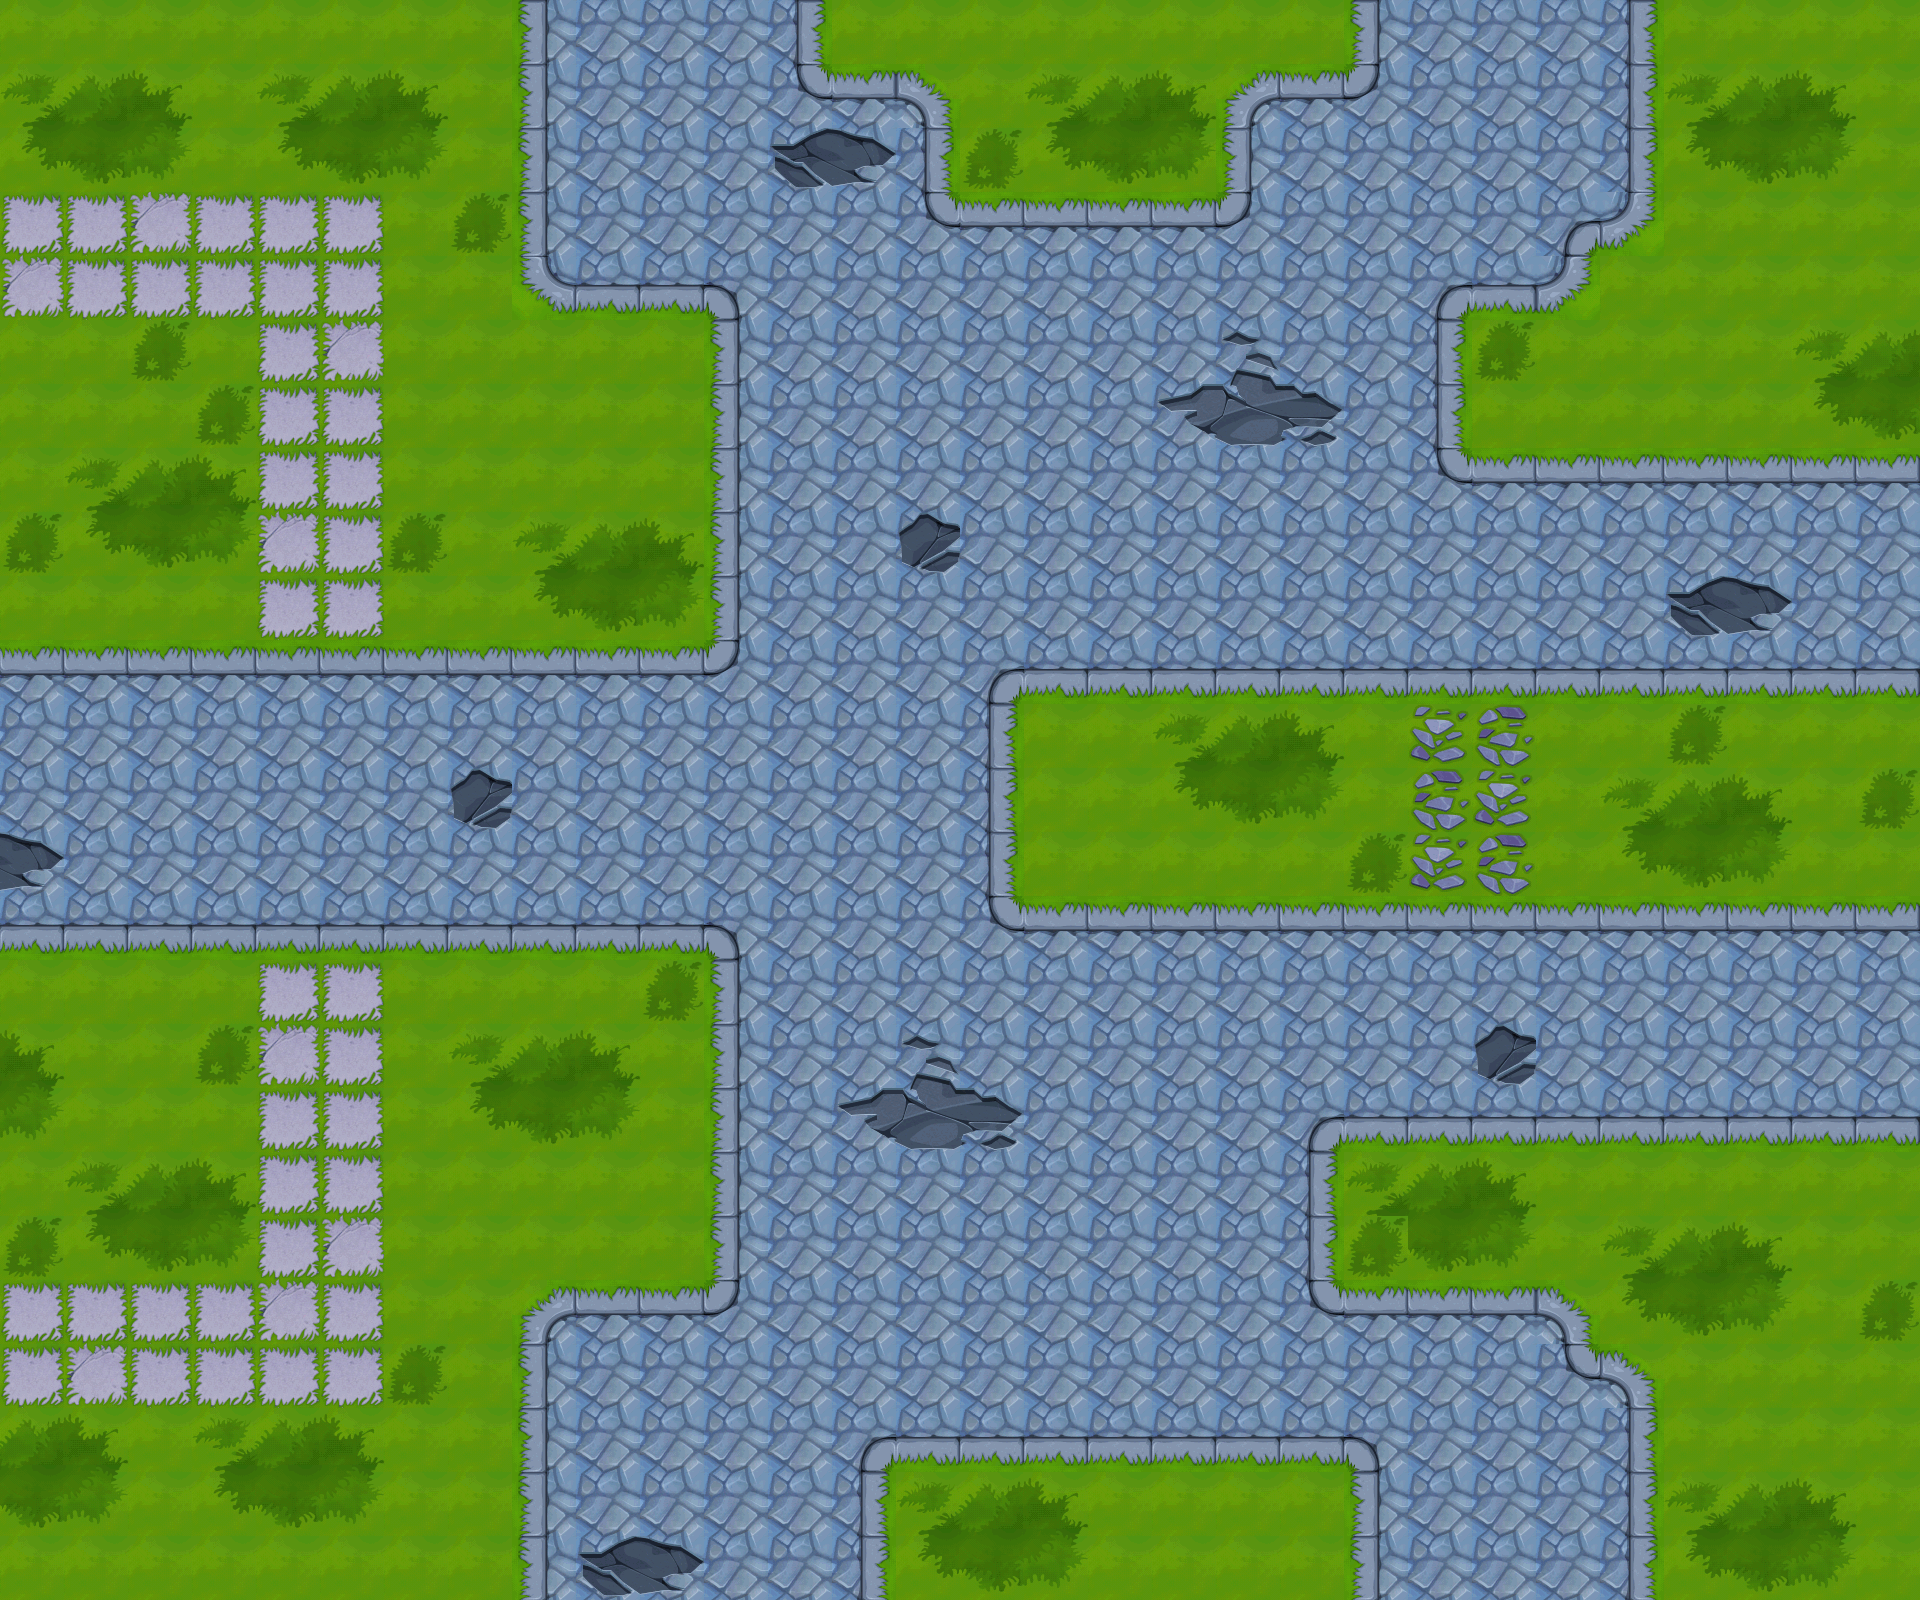

This game map was drawn from its Tiled (.tmx) file and the tilesets committed beside it. A one-line description and the trimmed map source follow:
An orthogonal 30x25 tile map with 64x64 px tiles, 1 tile layer (background), 32 tilesets and 84 objects (19x collide, collide_bullet).

<map version="1.0" orientation="orthogonal" width="30" height="25" tilewidth="64" tileheight="64">
 <tileset firstgid="1" name="bg06" tilewidth="64" tileheight="64">
  <image source="bg06.png" width="512" height="256" />
 </tileset>
 <tileset firstgid="33" name="jianzhu06_shu03" tilewidth="284" tileheight="274">
  <image source="jianzhu06_shu03.png" width="284" height="276" />
 </tileset>
 <tileset firstgid="34" name="jianzhu06_shu" tilewidth="291" tileheight="267">
  <image source="jianzhu06_shu.png" width="291" height="267" />
 </tileset>
 <tileset firstgid="35" name="jianzhu06_shu02" tilewidth="291" tileheight="267">
  <image source="jianzhu06_shu02.png" width="291" height="267" />
 </tileset>
 <tileset firstgid="36" name="jianzhu06_shitou" tilewidth="137" tileheight="83">
  <image source="jianzhu06_shitou.png" width="137" height="83" />
 </tileset>
 <tileset firstgid="37" name="jianzhu_lvhua" tilewidth="266" tileheight="142">
  <image source="jianzhu_lvhua.png" width="266" height="142" />
 </tileset>
 <tileset firstgid="38" name="jianzhu06_cao" tilewidth="125" tileheight="131">
  <image source="jianzhu06_cao.png" width="125" height="131" />
 </tileset>
 <tileset firstgid="39" name="jianzhu06_shui04" tilewidth="102" tileheight="54">
  <image source="jianzhu06_shui04.png" width="102" height="54" />
 </tileset>
 <tileset firstgid="40" name="jianzhu06_shui03" tilewidth="116" tileheight="54">
  <image source="jianzhu06_shui03.png" width="116" height="54" />
 </tileset>
 <tileset firstgid="41" name="jianzhu06_shui01" tilewidth="127" tileheight="65">
  <image source="jianzhu06_shui01.png" width="127" height="65" />
 </tileset>
 <tileset firstgid="42" name="jianzhu06_shui02" tilewidth="371" tileheight="217">
  <image source="jianzhu06_shui02.png" width="371" height="217" />
 </tileset>
 <tileset firstgid="43" name="jianzhu06_ken02" tilewidth="151" tileheight="79">
  <image source="jianzhu06_ken02.png" width="151" height="79" />
 </tileset>
 <tileset firstgid="44" name="jianzhu06_ken01" tilewidth="143" tileheight="56">
  <image source="jianzhu06_ken01.png" width="143" height="56" />
 </tileset>
 <tileset firstgid="45" name="jianzhu_xiangzi03" tilewidth="122" tileheight="76">
  <image source="jianzhu_xiangzi03.png" width="122" height="76" />
 </tileset>
 <tileset firstgid="46" name="jianzhu_xiangzi02" tilewidth="122" tileheight="126">
  <image source="jianzhu_xiangzi02.png" width="122" height="126" />
 </tileset>
 <tileset firstgid="47" name="jianzhu_xiangzi06" tilewidth="90" tileheight="113">
  <image source="jianzhu_xiangzi06.png" width="90" height="113" />
 </tileset>
 <tileset firstgid="48" name="jianzhu_xiangzi05" tilewidth="150" tileheight="170">
  <image source="jianzhu_xiangzi05.png" width="150" height="170" />
 </tileset>
 <tileset firstgid="49" name="jianzhu_xiangzi01" tilewidth="71" tileheight="80">
  <image source="jianzhu_xiangzi01.png" width="71" height="80" />
 </tileset>
 <tileset firstgid="50" name="jianzhu_xiangzi04" tilewidth="183" tileheight="126">
  <image source="jianzhu_xiangzi04.png" width="183" height="126" />
 </tileset>
 <tileset firstgid="51" name="jianzhu_xiangzi07" tilewidth="92" tileheight="112">
  <image source="jianzhu_xiangzi07.png" width="92" height="112" />
 </tileset>
 <tileset firstgid="52" name="jianzhu_qiang01" tilewidth="92" tileheight="54">
  <image source="jianzhu_qiang01.png" width="92" height="54" />
 </tileset>
 <tileset firstgid="53" name="yunbingche1" tilewidth="345" tileheight="247">
  <image source="yunbingche1.png" width="345" height="247" />
 </tileset>
 <tileset firstgid="54" name="yunbingche2" tilewidth="345" tileheight="245">
  <image source="yunbingche2.png" width="345" height="245" />
 </tileset>
 <tileset firstgid="55" name="shabao" tilewidth="113" tileheight="68">
  <image source="shabao.png" width="113" height="68" />
 </tileset>
 <tileset firstgid="56" name="jianzhu2_xiangzi0" tilewidth="192" tileheight="168">
  <image source="jianzhu2_xiangzi0.png" width="192" height="168" />
 </tileset>
 <tileset firstgid="57" name="jianzhu_xuezi01" tilewidth="242" tileheight="196">
  <image source="jianzhu_xuezi01.png" width="242" height="196" />
 </tileset>
 <tileset firstgid="58" name="jianzhu_xuezi02" tilewidth="219" tileheight="141">
  <image source="jianzhu_xuezi02.png" width="219" height="141" />
 </tileset>
 <tileset firstgid="59" name="jianzhu_xuezi03" tilewidth="192" tileheight="132">
  <image source="jianzhu_xuezi03.png" width="192" height="132" />
 </tileset>
 <tileset firstgid="60" name="jianzhu_xuezi04" tilewidth="421" tileheight="156">
  <image source="jianzhu_xuezi04.png" width="421" height="156" />
 </tileset>
 <tileset firstgid="61" name="jianzhu_xuezi05" tilewidth="180" tileheight="297">
  <image source="jianzhu_xuezi05.png" width="180" height="297" />
 </tileset>
 <tileset firstgid="62" name="jianzhu_langan" tilewidth="258" tileheight="59">
  <image source="jianzhu_langan.png" width="258" height="59" />
 </tileset>
 <tileset firstgid="63" name="pic_jingjie" tilewidth="86" tileheight="321">
  <image source="pic_jingjie.png" width="86" height="321" />
 </tileset>
 <layer name="background" width="30" height="25">
  <data>[750 cells, 750 non-empty, 32 distinct tile ids]</data>
 </layer>
 <objectgroup name="huatan1" width="30" height="25">
  <properties>
   <property name="filename" value="jianzhu_lvhua.png" />
   <property name="groundlayer" value="1" />
  </properties>
  <object gid="37" x="1392" y="1282" />
  <object gid="37" x="439" y="1248" />
  <object gid="37" x="440" y="485" />
  <object gid="37" x="1039" y="847" />
 </objectgroup>
 <objectgroup name="huatan2" width="30" height="25">
  <properties>
   <property name="filename" value="jianzhu06_cao.png" />
   <property name="groundlayer" value="1" />
  </properties>
  <object gid="38" x="1641" y="1281" />
 </objectgroup>
 <objectgroup name="shu1" width="30" height="25">
  <properties>
   <property name="buildlayer" value="1" />
   <property name="filename" value="jianzhu06_shu03.png" />
  </properties>
  <object gid="33" x="749" y="78" />
  <object gid="33" x="1706" y="1358" />
  <object gid="33" x="1144" y="79" />
  <object gid="33" x="941" y="204" />
  <object gid="33" x="275" y="193" />
  <object gid="33" x="1704" y="871" />
  <object gid="33" x="239" y="1684" />
  <object gid="33" x="-77" y="597" />
  <object gid="33" x="-60" y="1223" />
 </objectgroup>
 <objectgroup name="shu2" width="30" height="25">
  <properties>
   <property name="buildlayer" value="1" />
   <property name="filename" value="jianzhu06_shu02.png" />
  </properties>
  <object gid="35" x="-192" y="1680" />
  <object gid="35" x="48" y="198" />
  <object gid="35" x="1432" y="455" />
  <object gid="35" x="1736" y="1720" />
  <object gid="35" x="1713" y="1537" />
  <object gid="35" x="875" y="1681" />
  <object gid="35" x="1680" y="449" />
 </objectgroup>
 <objectgroup name="shu3" width="30" height="25">
  <properties>
   <property name="buildlayer" value="1" />
   <property name="filename" value="jianzhu06_shu.png" />
  </properties>
  <object gid="34" x="18" y="1680" />
  <object gid="34" x="-150" y="198" />
  <object gid="34" x="1650" y="211" />
  <object gid="34" x="1072" y="1682" />
 </objectgroup>
 <objectgroup name="stone" width="30" height="25">
  <properties>
   <property name="filename" value="jianzhu06_shitou.png" />
   <property name="groundlayer" value="1" />
  </properties>
  <object gid="36" x="1631" y="437" />
 </objectgroup>
 <objectgroup name="shui1" width="30" height="25">
  <properties>
   <property name="filename" value="jianzhu06_shui04.png" />
   <property name="groundlayer" value="1" />
  </properties>
  <object gid="39" x="2188" y="606" />
 </objectgroup>
 <objectgroup name="shui2" width="30" height="25">
  <properties>
   <property name="filename" value="jianzhu06_shui03.png" />
   <property name="groundlayer" value="1" />
  </properties>
  <object gid="40" x="2327" y="725" />
 </objectgroup>
 <objectgroup name="shui3" width="30" height="25">
  <properties>
   <property name="filename" value="jianzhu06_shui03.png" />
   <property name="groundlayer" value="1" />
  </properties>
  <object gid="41" x="2364" y="537" />
 </objectgroup>
 <objectgroup name="shui4" width="30" height="25">
  <properties>
   <property name="filename" value="jianzhu06_shui03.png" />
   <property name="groundlayer" value="1" />
  </properties>
  <object gid="42" x="2191" y="790" />
 </objectgroup>
 <objectgroup name="nitu1" width="30" height="25">
  <properties>
   <property name="filename" value="jianzhu06_shui03.png" />
   <property name="groundlayer" value="1" />
  </properties>
  <object gid="43" x="2543" y="970" />
 </objectgroup>
 <objectgroup name="nitu2" width="30" height="25">
  <properties>
   <property name="filename" value="jianzhu06_shui03.png" />
   <property name="groundlayer" value="1" />
  </properties>
  <object gid="44" x="2326" y="924" />
 </objectgroup>
 <objectgroup name="greenboxs" width="30" height="25">
  <properties>
   <property name="filename" value="jianzhu_xiangzi03.png" />
   <property name="groundlayer" value="1" />
  </properties>
  <object gid="45" x="2119" y="1065" />
 </objectgroup>
 <objectgroup name="greenboxb" width="30" height="25">
  <properties>
   <property name="filename" value="jianzhu_xiangzi03.png" />
   <property name="groundlayer" value="1" />
  </properties>
  <object gid="46" x="2278" y="947" />
 </objectgroup>
 <objectgroup name="greenboxbb" width="30" height="25">
  <properties>
   <property name="filename" value="jianzhu2_xiangzi0.png" />
   <property name="groundlayer" value="1" />
  </properties>
  <object gid="56" x="2275" y="1381" />
 </objectgroup>
 <objectgroup name="blackboxs" width="30" height="25">
  <properties>
   <property name="filename" value="jianzhu_xiangzi06.png" />
   <property name="groundlayer" value="1" />
  </properties>
  <object gid="47" x="2208" y="1254" />
 </objectgroup>
 <objectgroup name="blackboxb" width="30" height="25">
  <properties>
   <property name="filename" value="jianzhu_xiangzi05.png" />
   <property name="groundlayer" value="1" />
  </properties>
  <object gid="48" x="2495" y="1419" />
 </objectgroup>
 <objectgroup name="mutouboxs" width="30" height="25">
  <properties>
   <property name="filename" value="jianzhu_xiangzi01.png" />
   <property name="groundlayer" value="1" />
  </properties>
  <object gid="49" x="2309" y="1509" />
 </objectgroup>
 <objectgroup name="mutouboxb" width="30" height="25">
  <properties>
   <property name="filename" value="jianzhu_xiangzi01.png" />
   <property name="groundlayer" value="1" />
  </properties>
  <object gid="50" x="2429" y="1583" />
 </objectgroup>
 <objectgroup name="M16" width="30" height="25">
  <properties>
   <property name="filename" value="jianzhu_xiangzi07.png" />
   <property name="groundlayer" value="1" />
  </properties>
  <object gid="51" x="2162" y="1525" />
 </objectgroup>
 <objectgroup name="SVD" width="30" height="25">
  <properties>
   <property name="filename" value="jianzhu_xiangzi07.png" />
   <property name="groundlayer" value="1" />
  </properties>
  <object gid="52" x="2220" y="1645" />
 </objectgroup>
 <objectgroup name="shabao" width="30" height="25">
  <properties>
   <property name="filename" value="shabao.png" />
   <property name="groundlayer" value="1" />
  </properties>
  <object gid="55" x="2042" y="915" />
 </objectgroup>
 <objectgroup name="tanke1" width="30" height="25">
  <properties>
   <property name="buildlayer" value="1" />
   <property name="filename" value="yunbingche1.png" />
  </properties>
  <object gid="53" x="2175" y="207" />
 </objectgroup>
 <objectgroup name="tanke2" width="30" height="25">
  <properties>
   <property name="buildlayer" value="1" />
   <property name="filename" value="yunbingche2.png" />
  </properties>
  <object gid="54" x="2379" y="481" />
 </objectgroup>
 <objectgroup name="blood1" width="30" height="25">
  <properties>
   <property name="filename" value="jianzhu_xuezi01.png" />
   <property name="groundlayer" value="1" />
  </properties>
  <object gid="57" x="687" y="905" />
  <object gid="57" x="1393" y="1680" />
  <object gid="57" x="-64" y="870" />
 </objectgroup>
 <objectgroup name="blood2" width="30" height="25">
  <properties>
   <property name="filename" value="jianzhu_xuezi02.png" />
   <property name="groundlayer" value="1" />
  </properties>
  <object gid="58" x="1397" y="110" />
  <object gid="58" x="916" y="1326" />
  <object gid="58" x="944" y="454" />
 </objectgroup>
 <objectgroup name="blood3" width="30" height="25">
  <properties>
   <property name="filename" value="jianzhu_xuezi03.png" />
   <property name="groundlayer" value="1" />
  </properties>
  <object gid="59" x="269" y="361" />
  <object gid="59" x="291" y="1135" />
  <object gid="59" x="1243" y="1105" />
  <object gid="59" x="1288" y="622" />
  <object gid="59" x="-58" y="1412" />
 </objectgroup>
 <objectgroup name="blood4" width="30" height="25">
  <properties>
   <property name="filename" value="jianzhu_xuezi04.png" />
   <property name="groundlayer" value="1" />
  </properties>
  <object gid="60" x="1625" y="1099" />
  <object gid="60" x="1714" y="622" />
 </objectgroup>
 <objectgroup name="blood5" width="30" height="25">
  <properties>
   <property name="filename" value="jianzhu_xuezi05.png" />
   <property name="groundlayer" value="1" />
  </properties>
  <object gid="61" x="623" y="1711" />
  <object gid="61" x="574" y="234" />
 </objectgroup>
 <objectgroup name="langan" width="30" height="25">
  <properties>
   <property name="buildlayer" value="1" />
   <property name="filename" value="jianzhu_langan.png" />
  </properties>
  <object gid="62" x="1770" y="893" />
  <object gid="62" x="1043" y="895" />
  <object gid="62" x="-129" y="640" />
  <object gid="62" x="-125" y="970" />
 </objectgroup>
 <objectgroup name="zhihuitai" width="30" height="25">
  <properties>
   <property name="filename" value="pic_jingjie.png" />
   <property name="groundlayer" value="1" />
  </properties>
  <object gid="63" x="-11" y="956">
   <properties>
    <property name="groundZ" value="1" />
   </properties>
  </object>
 </objectgroup>
 <objectgroup name="collide_people" width="30" height="25">
  <object type="collide" x="-86" y="411" width="214" height="234" />
  <object type="collide" x="-80" y="947" width="213" height="263" />
  <object type="collide" x="443" y="359" width="259" height="117" />
  <object type="collide" x="444" y="1122" width="259" height="117" />
  <object type="collide" x="-47" y="-51" width="514" height="236" />
  <object type="collide" x="846" y="-48" width="482" height="113" />
  <object type="collide" x="1023" y="54" width="119" height="137" />
  <object type="collide" x="1505" y="312" width="524" height="133" />
  <object type="collide" x="1726" y="-21" width="179" height="400" />
  <object type="collide" x="1767" y="740" width="275" height="156" />
  <object type="collide" x="1040" y="723" width="261" height="172" />
  <object type="collide" x="1809" y="1188" width="176" height="540" />
  <object type="collide" x="1394" y="1158" width="579" height="117" />
  <object type="collide" x="957" y="1499" width="308" height="136" />
  <object type="collide" x="-405" y="1506" width="846" height="209" />
  <object type="collide" x="446" y="-125" width="1562" height="114" />
  <object type="collide" x="1928" y="-65" width="186" height="1387" />
  <object type="collide" x="-193" y="93" width="183" height="1484" />
  <object type="collide" x="52" y="1611" width="2217" height="162" />
 </objectgroup>
 <objectgroup name="collide_bullet" width="30" height="25" visible="0">
  <object type="collide_bullet" x="-417" y="458" width="159" height="245" />
 </objectgroup>
</map>
